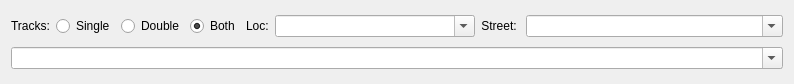
<?xml version="1.0" encoding="UTF-8"?>
<ui version="4.0">
 <class>SegmentSelectionWidget</class>
 <widget class="QWidget" name="SegmentSelectionWidget">
  <property name="geometry">
   <rect>
    <x>0</x>
    <y>0</y>
    <width>794</width>
    <height>84</height>
   </rect>
  </property>
  <property name="sizePolicy">
   <sizepolicy hsizetype="Preferred" vsizetype="Preferred">
    <horstretch>0</horstretch>
    <verstretch>0</verstretch>
   </sizepolicy>
  </property>
  <property name="minimumSize">
   <size>
    <width>0</width>
    <height>0</height>
   </size>
  </property>
  <property name="windowTitle">
   <string>Form</string>
  </property>
  <property name="whatsThis">
   <string>&lt;html&gt;&lt;head/&gt;&lt;body&gt;&lt;p&gt;Display selected segments for a street/location.&lt;/p&gt;&lt;/body&gt;&lt;/html&gt;</string>
  </property>
  <layout class="QGridLayout" name="gridLayout">
   <item row="0" column="0">
    <layout class="QHBoxLayout" name="horizontalLayout">
     <item>
      <widget class="QLabel" name="label_9">
       <property name="text">
        <string>Tracks:</string>
       </property>
      </widget>
     </item>
     <item>
      <widget class="QRadioButton" name="rbSingle">
       <property name="toolTip">
        <string>&lt;html&gt;&lt;head/&gt;&lt;body&gt;&lt;p&gt;Click to display only single track segments&lt;/p&gt;&lt;/body&gt;&lt;/html&gt;</string>
       </property>
       <property name="text">
        <string>Single</string>
       </property>
      </widget>
     </item>
     <item>
      <widget class="QRadioButton" name="rbDouble">
       <property name="toolTip">
        <string>&lt;html&gt;&lt;head/&gt;&lt;body&gt;&lt;p&gt;Click to display only double track segments&lt;/p&gt;&lt;/body&gt;&lt;/html&gt;</string>
       </property>
       <property name="text">
        <string>Double</string>
       </property>
      </widget>
     </item>
     <item>
      <widget class="QRadioButton" name="rbBoth">
       <property name="toolTip">
        <string>&lt;html&gt;&lt;head/&gt;&lt;body&gt;&lt;p&gt;Click to display both single and double track segments.&lt;/p&gt;&lt;/body&gt;&lt;/html&gt;</string>
       </property>
       <property name="text">
        <string>Both</string>
       </property>
       <property name="checked">
        <bool>true</bool>
       </property>
      </widget>
     </item>
    </layout>
   </item>
   <item row="0" column="1">
    <layout class="QHBoxLayout" name="horizontalLayout_2">
     <item>
      <widget class="QLabel" name="label_2">
       <property name="text">
        <string>Loc:</string>
       </property>
      </widget>
     </item>
     <item>
      <widget class="QComboBox" name="cbLocation">
       <property name="sizePolicy">
        <sizepolicy hsizetype="Preferred" vsizetype="Fixed">
         <horstretch>1</horstretch>
         <verstretch>0</verstretch>
        </sizepolicy>
       </property>
       <property name="minimumSize">
        <size>
         <width>200</width>
         <height>0</height>
        </size>
       </property>
       <property name="toolTip">
        <string>&lt;html&gt;&lt;head/&gt;&lt;body&gt;&lt;p&gt;Specify a location name to limit search for street names. Use when multiple locations (cities, disticts, etc) use the same street names. Blank location selects all streets irrespective of location.&lt;/p&gt;&lt;/body&gt;&lt;/html&gt;</string>
       </property>
       <property name="editable">
        <bool>true</bool>
       </property>
       <property name="placeholderText">
        <string>ignore</string>
       </property>
      </widget>
     </item>
    </layout>
   </item>
   <item row="0" column="2">
    <layout class="QHBoxLayout" name="horizontalLayout_3">
     <item>
      <widget class="QLabel" name="label">
       <property name="text">
        <string>Street: </string>
       </property>
       <property name="alignment">
        <set>Qt::AlignmentFlag::AlignRight|Qt::AlignmentFlag::AlignTrailing|Qt::AlignmentFlag::AlignVCenter</set>
       </property>
      </widget>
     </item>
     <item>
      <widget class="QComboBox" name="cbStreets">
       <property name="sizePolicy">
        <sizepolicy hsizetype="Expanding" vsizetype="Fixed">
         <horstretch>2</horstretch>
         <verstretch>0</verstretch>
        </sizepolicy>
       </property>
       <property name="minimumSize">
        <size>
         <width>200</width>
         <height>0</height>
        </size>
       </property>
       <property name="toolTip">
        <string>&lt;html&gt;&lt;head/&gt;&lt;body&gt;&lt;p&gt;Enter a street name for which segments on that street will be displated.&lt;/p&gt;&lt;/body&gt;&lt;/html&gt;</string>
       </property>
       <property name="editable">
        <bool>true</bool>
       </property>
      </widget>
     </item>
    </layout>
   </item>
   <item row="1" column="0" colspan="3">
    <widget class="QComboBox" name="cbSegments">
     <property name="contextMenuPolicy">
      <enum>Qt::ContextMenuPolicy::ActionsContextMenu</enum>
     </property>
     <property name="toolTip">
      <string>&lt;html&gt;&lt;head/&gt;&lt;body&gt;&lt;p&gt;Select a segment from the combobox to be displayed. Or type a segment number.&lt;/p&gt;&lt;/body&gt;&lt;/html&gt;</string>
     </property>
     <property name="editable">
      <bool>true</bool>
     </property>
    </widget>
   </item>
  </layout>
 </widget>
 <resources/>
 <connections/>
</ui>
